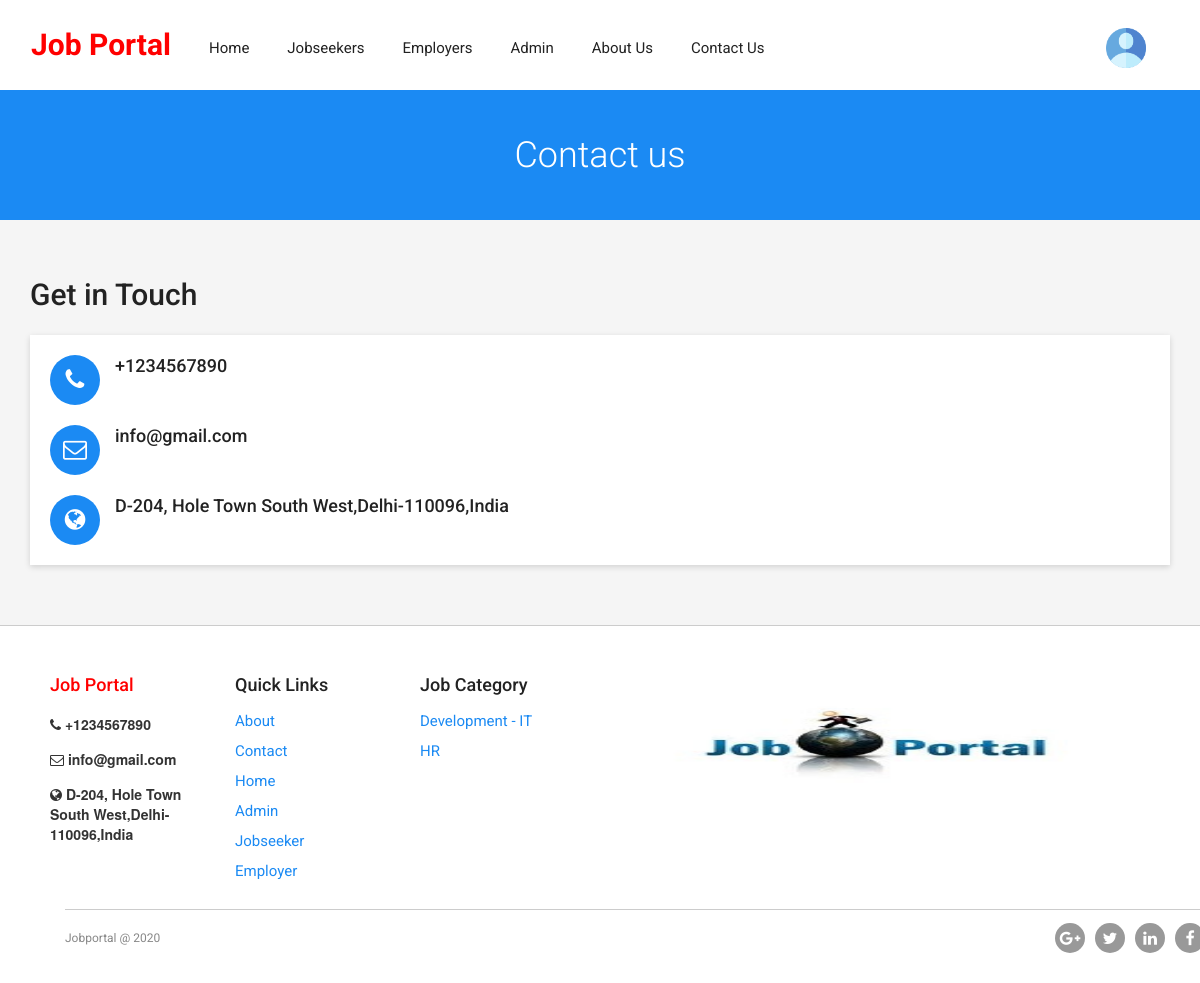
The page /contact.php on the database its author committed.
### tables this page shows
CREATE TABLE `tblpages` (
  `ID` int(11) NOT NULL,
  `PageType` varchar(200) DEFAULT NULL,
  `PageTitle` mediumtext DEFAULT NULL,
  `PageDescription` longtext DEFAULT NULL,
  `Email` varchar(200) NOT NULL,
  `MobileNumber` bigint(10) NOT NULL,
  `UpdationDate` timestamp NULL DEFAULT NULL ON UPDATE current_timestamp()
);

### contact.php (the view, shortened to what this page needs)
<?php
include('includes/config.php');
?>
<!doctype html>
<html>
<head>
<link href="css/custom.css" rel="stylesheet" type="text/css">
<link href="css/bootstrap.css" rel="stylesheet" type="text/css">
<link href="css/color.css" rel="stylesheet" type="text/css">
<link href="css/responsive.css" rel="stylesheet" type="text/css">
<link href="css/owl.carousel.css" rel="stylesheet" type="text/css">
<link href="css/font-awesome.min.css" rel="stylesheet" type="text/css">
<link href="css/jquery.mCustomScrollbar.css" rel="stylesheet" type="text/css">
</head>
<body class="theme-style-1">
<div id="wrapper">
   <?php include_once('includes/header.php');?>
  <section id="inner-banner">
    <div class="container">
      <h1>Contact us</h1>
    </div>
  </section>
  <div id="main">
    <section class="contact-section">
      <div class="map-box">
        <div class="contact-form padd-tb">
          <div class="container">
            <div class="row">
              <div class="col-md-9 col-sm-8">
                <h2>Get in Touch</h2>
              </div>
              <div class="col-md-12 col-sm-12">
                <div class="address-box">
                  <address>
                  <ul>
<?php
$sql="SELECT * from tblpages where PageType='contactus'";
$query = $dbh -> prepare($sql);
$query->execute();
$results=$query->fetchAll(PDO::FETCH_OBJ);
$cnt=1;
if($query->rowCount() > 0)
{
foreach($results as $row)
{               ?>
                    <li> <i class="fa fa-phone"></i> <strong>+<?php  echo htmlentities($row->MobileNumber);?></strong></li>
                    <li> <i class="fa fa-envelope-o"></i> <strong><?php  echo htmlentities($row->Email);?></strong> </li>
                    <li> <i class="fa fa-globe"></i> <strong><?php  echo htmlentities($row->PageDescription);?></strong> </li>
<?php $cnt=$cnt+1;}} ?>
                  </ul>
                  </address>
                </div>
              </div>
            </div>
          </div>
        </div>
      </div>
    </section>
  </div>
  <?php include_once('includes/footer.php');?>
</div>
</body>
</html>

### includes/footer.php
 <footer id="footer">
    <div class="text-box box">
      <h4 style="color: red">Job Portal</h4>
<?php
$sql="SELECT * from tblpages where PageType='contactus'";
$query = $dbh -> prepare($sql);
$query->execute();
$results=$query->fetchAll(PDO::FETCH_OBJ);
$cnt=1;
if($query->rowCount() > 0)
{
foreach($results as $row)
{               ?>
  <ul>
      <li> <i class="fa fa-phone"></i> <strong>+<?php  echo htmlentities($row->MobileNumber);?></strong></li>
                    <li> <i class="fa fa-envelope-o"></i> <strong><?php  echo htmlentities($row->Email);?></strong> </li>
                    <li> <i class="fa fa-globe"></i> <strong><?php  echo htmlentities($row->PageDescription);?></strong> </li>
<?php $cnt=$cnt+1;}} ?></ul>
    </div>
    <div class="box">
      <h4>Quick Links</h4>
      <ul>
        <li><a href="about.php">About</a></li>
        <li><a href="contact.php">Contact</a></li>
        <li><a href="index.php">Home</a></li>
<?php if (strlen($_SESSION['jsid']==0)) {?>
        <li><a href="admin/index.php">Admin</a></li>
        <li><a href="my-profile.php">Jobseeker</a></li>
        <li><a href="employers/emp-login.php">Employer</a></li>
<?php } ?>
      </ul>
    </div>
    <div class="box">
      <h4>Job Category</h4>
      <ul>
<?php
$sql="SELECT jobCategory,count(jobId) as totaljobs from tbljobs group by jobCategory";
$query = $dbh -> prepare($sql);
$query->execute();
$results=$query->fetchAll(PDO::FETCH_OBJ);
foreach($results as $row)
{               ?>
        <li><a href="view-categorywise-job.php?viewid=<?php echo htmlentities ($row->jobCategory);?>"><?php  echo htmlentities($row->jobCategory);?></a></li> <?php } ?>
      </ul>
    </div>
    <div class="box">
      <img src="images/Untitled-design-1.jpg" width="500" height="150">
    </div>
    <div class="container">
      <div class="bottom-row"> <strong class="copyrights">Jobportal @ 2020 </strong>
        <div class="footer-social">
          <ul>
            <li><a href="#"><i class="fa fa-google-plus"></i></a></li>
            <li><a href="#"><i class="fa fa-twitter"></i></a></li>
            <li><a href="#"><i class="fa fa-linkedin"></i></a></li>
            <li><a href="#"><i class="fa fa-facebook-f"></i></a></li>
          </ul>
        </div>
      </div>
    </div>
  </footer>

### css/color.css (style rules this page uses)
#banner, .banner-outer .caption .holder form button[type="submit"]:hover, .browse-job-section, .user-option-col a.login-round, .user-option-col .dropdown-menu > li > a:hover, .user-option-col .dropdown-menu > li > a:focus, .user-option-col a.btn-login, .theme-style-1 a.btn-style-1, .popular-categories .box:hover, .popular-categories .box:hover, .btn-color-2, .sidebar .box .text-box a.btn-apply, .call-action-section, .price-table .box strong.amount:before, .price-table .box strong.amount:after, #footer form input[type="submit"], #cp_side-menu, .banner-2, #wrapper .header-2.cp_sticky, .process-section .icon-box, .btn-bg-color-1, .header-4, #inner-banner, .pagination-box .pager li > a:hover, .pagination-box .pager li > a:focus, .pagination-box .pager li.active a, .post-box .owl-next:hover, .post-box .owl-prev:hover, .post-section .comment-form form input[type="submit"], .signup-section .holder input[type="submit"], .upload-box .btn-file, .signup-section .holder b, .contact-form input[type="Submit"], .address-box address .fa, .candidates-search-bar form, .btn-row a.resume, .btn-row a.login, .summary-box .col:before, .progress-box .progress-bar span, .alphabets-row .col span, .alphabets-row .col:before, .icon-colo-1, .resum-form .accordion_cp, .resum-form input[type="submit"], .navbar-toggle { background-color:#1b8af3; }
#nav li:hover > a, .banner-outer .caption .holder form button[type="submit"], .banner-outer .caption .holder .btn-row a .fa, .cp_side-menu a .fa, .user-option-col a .fa, #content-area .box .text-col a.text .fa, #content-area .box strong.price .fa, .sidebar .box .text-box h4 a, .sidebar .box .text-box a.text .fa, .sidebar .box .text-box strong.price .fa, #content-area a.load-more .fa, .price-table .box h4, .price-table .box strong.amount sub, .testimonials-section .owl-prev:hover:before, .testimonials-section .owl-next:hover:before, .post-box .text-box strong.date .fa, .post-box .text-box strong.name, .post-box .text-box:hover h4 a, #footer .box ul li a, .bottom-row strong.copyrights a:hover, #content-area .box:hover h4 a, #popular-job-slider .owl-next:before, #popular-job-slider .owl-prev:before, .sidebar-jobs ul li a, .sidebar-jobs ul li span .fa, .pagination-box .pager li > a, .pagination-box .pager li > span, .sidebar .box .recent-post .text-box a .fa, .sidebar .box .recent-post .text-area a .fa, .sidebar .box .recent-post ul li:hover strong a, .sidebar .box .archives-box ul li a:hover, .post-box blockquote p, .testimonials-style-3 .box p, .testimonials-style-3 .col p, .input-box .fa, .check-box strong a:hover, .signup-section .holder em, .signup-section .holder em a, .signup-section .holder a.login, .candidates-search-bar form button[type="submit"], .resumes-section .box .text-box h4, .resumes-content .box .text-box strong .fa, .resumes-content .box .text-box span.price .fa, .tags a, .resumes-section a.load-more .fa, .related-people .text-box strong.name a, .related-people .text-box span .fa, .summary-box strong.title, .popular-companies .owl-next:before, .popular-companies .owl-prev:before, .alphabets-row a:hover, .alphabets a:hover, .theme-style-1 .account-option a.btn-style-1 .fa, #content-area .box .text-col p em, .job-detail ul li .fa { color:#1b8af3; }

### css/responsive.css (style rules this page uses)
@media (min-width: 1200px) { .address-box address strong { font: 500 18px/22px 'Roboto', sans-serif; } }
@media (max-width: 1480px) { .bottom-row { margin: 30px 0 0 0; } }
@media (max-width: 1480px) { #footer .text-box, #footer .box { width:15%; margin:0 20px 0 0 } }
@media (max-width: 1900px) { #footer .text-box, #footer .box { width:15%; margin:0 20px 0 0 } }

### rows shown on the page
tblpages: MobileNumber "1234567890", Email "info@gmail.com", PageDescription "D-204, Hole Town South West,Delhi-110096,India"

### other values the page prints
$row->jobCategory "Development - IT"
$row->jobCategory "HR"
